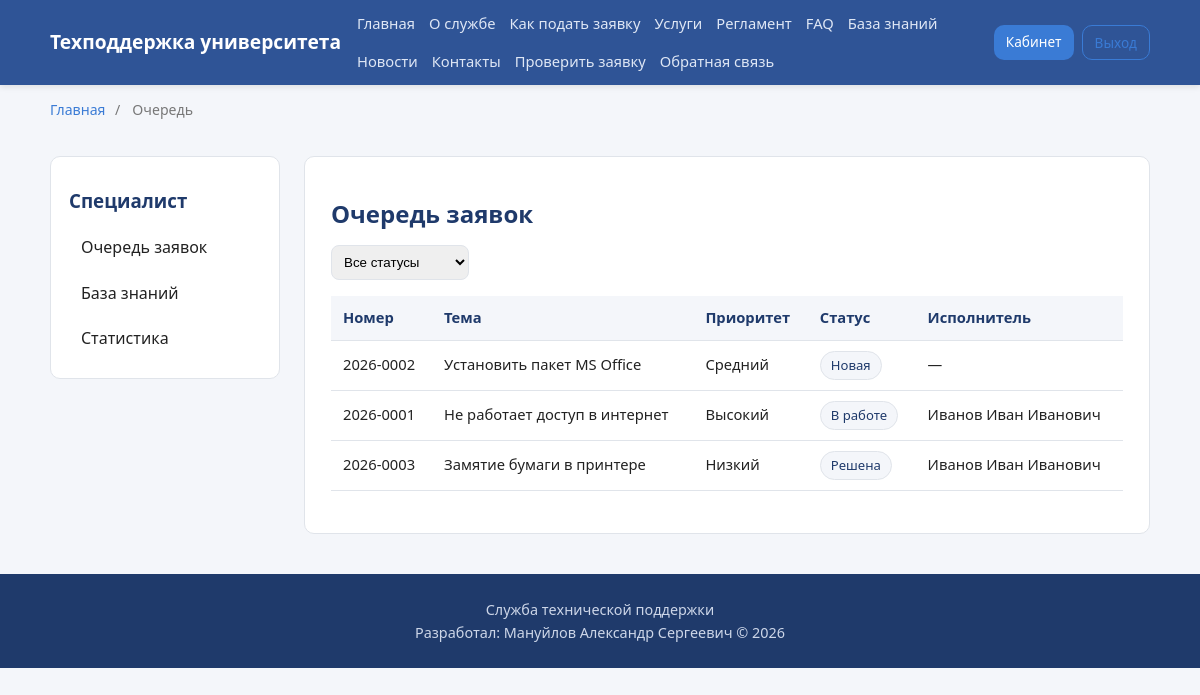
The page /specialist/queue (signed in) on the database its author committed.
### app/models.py (models this page shows, shortened)
class Ticket(db.Model):
    __tablename__ = "tickets"
    id = db.Column(db.Integer, primary_key=True)
    number = db.Column(db.String(20), unique=True, nullable=False, index=True)
    title = db.Column(db.String(200), nullable=False)
    description = db.Column(db.Text, nullable=False)
    created_at = db.Column(db.DateTime, default=datetime.utcnow)
    updated_at = db.Column(db.DateTime, default=datetime.utcnow, onupdate=datetime.utcnow)
    closed_at = db.Column(db.DateTime)
    author_id = db.Column(db.Integer, db.ForeignKey("users.id"), nullable=False)
    assignee_id = db.Column(db.Integer, db.ForeignKey("users.id"))
    category_id = db.Column(db.Integer, db.ForeignKey("categories.id"), nullable=False)
    priority_id = db.Column(db.Integer, db.ForeignKey("priorities.id"), nullable=False)
    status_id = db.Column(db.Integer, db.ForeignKey("statuses.id"), nullable=False)
    equipment_id = db.Column(db.Integer, db.ForeignKey("equipment.id"))
    author = db.relationship(
        "User", back_populates="authored_tickets", foreign_keys=[author_id]
    )
    assignee = db.relationship(
        "User", back_populates="assigned_tickets", foreign_keys=[assignee_id]
    )
    category = db.relationship("Category", back_populates="tickets")
    priority = db.relationship("Priority", back_populates="tickets")
    status = db.relationship("Status", back_populates="tickets")
    equipment = db.relationship("Equipment", back_populates="tickets")
    comments = db.relationship(
        "Comment", back_populates="ticket", cascade="all, delete-orphan"
    )
    attachments = db.relationship(
        "Attachment", back_populates="ticket", cascade="all, delete-orphan"
    )
    history = db.relationship(
        "TicketHistory", back_populates="ticket", cascade="all, delete-orphan"
    )
    feedback = db.relationship("Feedback", back_populates="ticket")

class Priority(db.Model):
    __tablename__ = "priorities"
    id = db.Column(db.Integer, primary_key=True)
    name = db.Column(db.String(50), nullable=False)
    level = db.Column(db.Integer, default=0)  # чем выше, тем приоритетнее
    description = db.Column(db.String(255))
    tickets = db.relationship("Ticket", back_populates="priority")

class Status(db.Model):
    __tablename__ = "statuses"
    id = db.Column(db.Integer, primary_key=True)
    name = db.Column(db.String(50), nullable=False)
    is_closed = db.Column(db.Boolean, default=False)
    description = db.Column(db.String(255))
    tickets = db.relationship("Ticket", back_populates="status")

class User(UserMixin, db.Model):
    __tablename__ = "users"
    id = db.Column(db.Integer, primary_key=True)
    username = db.Column(db.String(64), unique=True, nullable=False, index=True)
    email = db.Column(db.String(120), unique=True, nullable=False, index=True)
    password_hash = db.Column(db.String(255), nullable=False)
    full_name = db.Column(db.String(150), nullable=False)
    is_active = db.Column(db.Boolean, default=True)
    created_at = db.Column(db.DateTime, default=datetime.utcnow)
    role_id = db.Column(db.Integer, db.ForeignKey("roles.id"), nullable=False)
    department_id = db.Column(db.Integer, db.ForeignKey("departments.id"))
    role = db.relationship("Role", back_populates="users")
    department = db.relationship("Department", back_populates="users")
    authored_tickets = db.relationship(
        "Ticket", back_populates="author", foreign_keys="Ticket.author_id"
    )
    assigned_tickets = db.relationship(
        "Ticket", back_populates="assignee", foreign_keys="Ticket.assignee_id"
    )
    comments = db.relationship("Comment", back_populates="author")

### app/specialist.py (the view)
@specialist_bp.route("/queue")
@login_required
@specialist_required
def queue():
    status_filter = request.args.get("status", "").strip()
    query = Ticket.query
    if status_filter:
        query = query.join(Status).filter(Status.name == status_filter)
    tickets = query.order_by(Ticket.created_at.desc()).all()
    statuses = Status.query.all()
    return render_template("specialist/queue.html",
                           tickets=tickets, statuses=statuses,
                           status_filter=status_filter)

### app/models.py (called while the page is built)
@login_manager.user_loader
def load_user(user_id):
    return db.session.get(User, int(user_id))

### app/templates/specialist/queue.html (shortened to what this page needs)
{% extends "base.html" %}
{% block crumbs %}<span>/</span><span>Очередь</span>{% endblock %}
{% block content %}
<div class="layout">
    {% include "specialist/_sidebar.html" %}
    <section class="content">
        <h1>Очередь заявок</h1>
        <form method="get" class="filter">
            <select name="status" onchange="this.form.submit()">
                <option value="">Все статусы</option>
            </select>
        </form>
        <table class="data-table">
            <thead><tr><th>Номер</th><th>Тема</th><th>Приоритет</th><th>Статус</th><th>Исполнитель</th></tr></thead>
            <tbody>
            {% for t in tickets %}
                <tr onclick="location.href='{{ url_for('specialist.work', ticket_id=t.id) }}'" class="clickable">
                    <td>{{ t.number }}</td><td>{{ t.title }}</td>
                    <td>{{ t.priority.name }}</td><td><span class="badge">{{ t.status.name }}</span></td>
                    <td>{{ t.assignee.full_name if t.assignee else '—' }}</td>
                </tr>
            {% else %}<tr><td colspan="5">Заявок нет.</td></tr>{% endfor %}
            </tbody>
        </table>
    </section>
</div>
{% endblock %}

### app/templates/base.html (shortened to what this page needs)
<!DOCTYPE html>
<html lang="ru">
<head>
    <link rel="stylesheet" href="{{ url_for('static', filename='css/style.css') }}">
</head>
<body>
<header class="site-header">
    <div class="container header-inner">
        <a href="{{ url_for('main.index') }}" class="logo">Техподдержка университета</a>
        <nav class="main-nav">
            <a href="{{ url_for('main.index') }}">Главная</a>
            <a href="{{ url_for('main.about') }}">О службе</a>
            <a href="{{ url_for('main.how_to') }}">Как подать заявку</a>
            <a href="{{ url_for('main.services') }}">Услуги</a>
            <a href="{{ url_for('main.sla') }}">Регламент</a>
            <a href="{{ url_for('main.faq') }}">FAQ</a>
            <a href="{{ url_for('main.knowledge') }}">База знаний</a>
            <a href="{{ url_for('main.news') }}">Новости</a>
            <a href="{{ url_for('main.contacts') }}">Контакты</a>
            <a href="{{ url_for('main.track') }}">Проверить заявку</a>
            <a href="{{ url_for('main.feedback') }}">Обратная связь</a>
        </nav>
        <div class="user-nav">
            {% if current_user.is_authenticated %}
                <a href="{{ url_for('main.dashboard') }}" class="btn btn-small">Кабинет</a>
                <a href="{{ url_for('auth.logout') }}" class="btn btn-small btn-ghost">Выход</a>
            {% else %}
                <a href="{{ url_for('auth.login') }}" class="btn btn-small">Вход</a>
            {% endif %}
        </div>
    </div>
</header>
<div class="container">
    {% block breadcrumbs %}
    <nav class="breadcrumbs">
        <a href="{{ url_for('main.index') }}">Главная</a>
        {% block crumbs %}{% endblock %}
    </nav>
    {% endblock %}
</div>
<main class="container">
    {% block content %}{% endblock %}
</main>
<footer class="site-footer">
    <div class="container">
        <p>Служба технической поддержки</p>
        <p>Разработал: Мануйлов Александр Сергеевич &copy; {{ current_year }}</p>
    </div>
</footer>
</body>
</html>

### app/templates/specialist/_sidebar.html
<aside class="sidebar">
    <h3>Специалист</h3>
    <nav>
        <a href="{{ url_for('specialist.queue') }}">Очередь заявок</a>
        <a href="{{ url_for('specialist.knowledge_list') }}">База знаний</a>
        <a href="{{ url_for('specialist.stats') }}">Статистика</a>
    </nav>
</aside>

### app/static/css/style.css (style rules this page uses)
:root { --primary:#2f5496; --primary-dark:#1f3a6b; --accent:#3a7bd5; --bg:#f4f6fa; --surface:#ffffff; --text:#222; --muted:#777; --border:#e0e4ea; --success:#1f8a4c; --error:#c0392b; --radius:10px; }
* { box-sizing:border-box;margin:0;padding:0 }
body { font-family:'Segoe UI',Tahoma,sans-serif;background:var(--bg);color:var(--text);line-height:1.6 }
.container { max-width:1140px;margin:0 auto;padding:0 20px }
a { color:var(--accent);text-decoration:none }
h1 { margin:.5em 0;color:var(--primary-dark) }
h2,h3 { margin:.6em 0;color:var(--primary-dark) }
.site-header { background:var(--primary);color:#fff;box-shadow:0 2px 6px rgba(0,0,0,.1) }
.header-inner { display:flex;align-items:center;gap:16px;flex-wrap:wrap;padding:12px 20px }
.logo { color:#fff;font-weight:700;font-size:1.2rem;white-space:nowrap }
.main-nav { display:flex;gap:14px;flex-wrap:wrap;flex:1 }
.main-nav a { color:#dfe7f5;font-size:.92rem }
.user-nav { display:flex;gap:8px }
.btn { display:inline-block;background:var(--accent);color:#fff;padding:10px 18px;border:none;border-radius:var(--radius);cursor:pointer;font-size:.95rem;transition:background .2s }
.btn-small { padding:6px 12px;font-size:.85rem }
.btn-ghost { background:transparent;border:1px solid var(--accent);color:var(--accent) }
.breadcrumbs { padding:14px 0;font-size:.88rem;color:var(--muted) }
.breadcrumbs span { margin:0 6px }
.layout { display:grid;grid-template-columns:230px 1fr;gap:24px;margin:20px 0 }
.sidebar { background:var(--surface);border:1px solid var(--border);border-radius:var(--radius);padding:18px;height:fit-content }
.sidebar nav { display:flex;flex-direction:column;gap:4px;margin-top:10px }
.sidebar nav a { padding:8px 12px;border-radius:6px;color:var(--text) }
.content { background:var(--surface);border:1px solid var(--border);border-radius:var(--radius);padding:26px;min-width:0 }
.data-table { width:100%;border-collapse:collapse;margin:16px 0;font-size:.92rem }
.data-table th,.data-table td { padding:10px 12px;border-bottom:1px solid var(--border);text-align:left }
.data-table th { background:var(--bg);color:var(--primary-dark) }
.data-table tr.clickable { cursor:pointer }
.filter { margin:12px 0 }
.filter select { padding:8px;border:1px solid var(--border);border-radius:8px }
.badge { display:inline-block;background:var(--bg);color:var(--primary-dark);padding:3px 10px;border-radius:20px;font-size:.82rem;border:1px solid var(--border) }
.site-footer { background:var(--primary-dark);color:#cdd6e8;padding:24px 0;margin-top:40px;text-align:center;font-size:.9rem }

### rows shown on the page
Ticket: number "2026-0002", title "Установить пакет MS Office", priority.name "Средний", status.name "Новая", assignee "—"
Ticket: number "2026-0001", title "Не работает доступ в интернет", priority.name "Высокий", status.name "В работе", assignee "Иванов Иван Иванович"
Ticket: number "2026-0003", title "Замятие бумаги в принтере", priority.name "Низкий", status.name "Решена", assignee "Иванов Иван Иванович"
